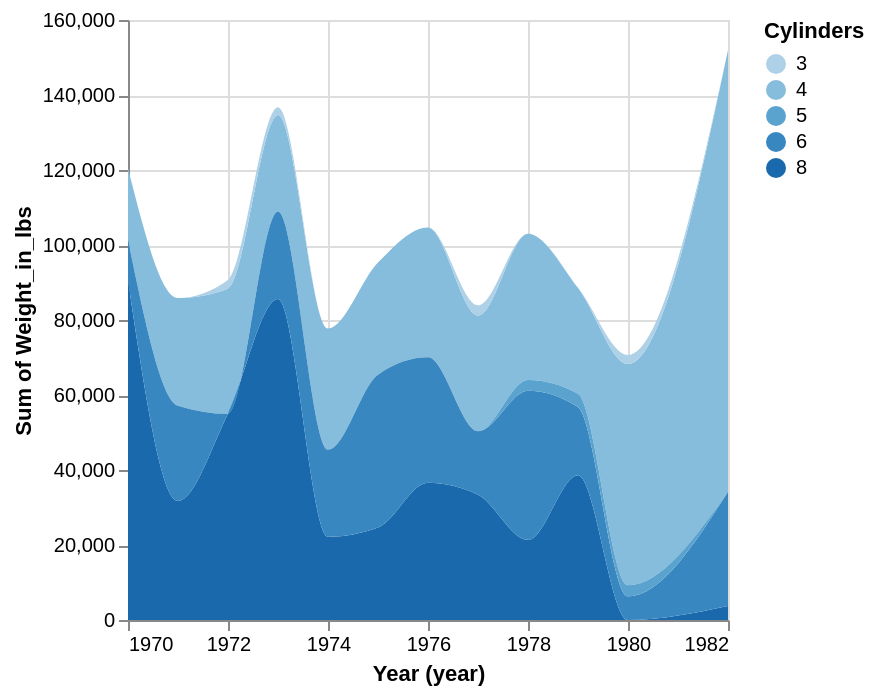

The specification (Vega-Lite) saved for this image:
### Vega-Lite specification from a JSON file in a GitHub repository (floating-point values rounded to 4 significant figures; data arrays with more than 128 entries replaced by an {"elided": "..."} marker saying what was removed)
{"$schema": "https://vega.github.io/schema/vega-lite/v4.json", "data": {"values": {"elided": "406 records"}}, "mark": {"type": "area", "interpolate": "monotone"}, "encoding": {"x": {"timeUnit": "year", "field": "Year"}, "y": {"aggregate": "sum", "field": "Weight_in_lbs"}, "color": {"field": "Cylinders", "type": "ordinal"}}}
